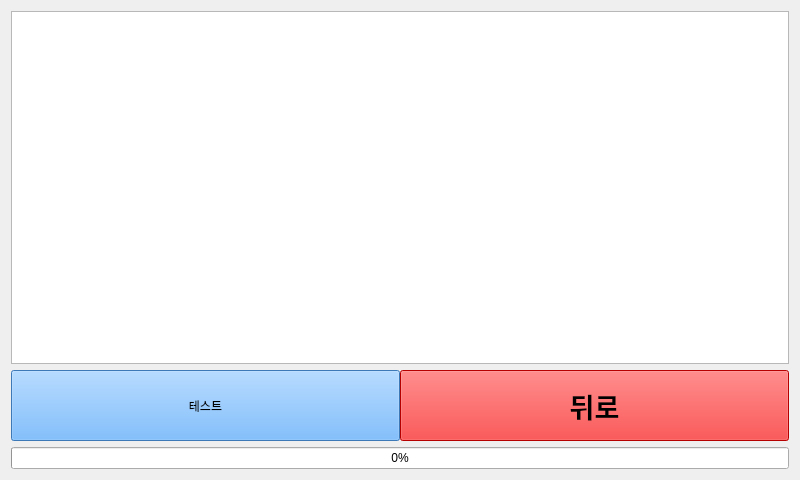
<?xml version="1.0" encoding="UTF-8"?>
<ui version="4.0">
 <class>Form</class>
 <widget class="QWidget" name="Form">
  <property name="geometry">
   <rect>
    <x>0</x>
    <y>0</y>
    <width>800</width>
    <height>480</height>
   </rect>
  </property>
  <property name="sizePolicy">
   <sizepolicy hsizetype="Expanding" vsizetype="Expanding">
    <horstretch>0</horstretch>
    <verstretch>0</verstretch>
   </sizepolicy>
  </property>
  <property name="minimumSize">
   <size>
    <width>400</width>
    <height>240</height>
   </size>
  </property>
  <property name="windowTitle">
   <string>여드름 스캔</string>
  </property>
  <layout class="QGridLayout" name="gridLayout" rowstretch="5,1,0,0">
   <item row="3" column="0">
    <widget class="QProgressBar" name="acne_progress_bar">
     <property name="sizePolicy">
      <sizepolicy hsizetype="Expanding" vsizetype="Preferred">
       <horstretch>0</horstretch>
       <verstretch>0</verstretch>
      </sizepolicy>
     </property>
     <property name="value">
      <number>0</number>
     </property>
    </widget>
   </item>
   <item row="0" column="0">
    <widget class="QGraphicsView" name="acne_media">
     <property name="sizePolicy">
      <sizepolicy hsizetype="Expanding" vsizetype="Preferred">
       <horstretch>0</horstretch>
       <verstretch>0</verstretch>
      </sizepolicy>
     </property>
    </widget>
   </item>
   <item row="1" column="0">
    <layout class="QHBoxLayout" name="horizontalLayout" stretch="0,0">
     <property name="spacing">
      <number>0</number>
     </property>
     <property name="sizeConstraint">
      <enum>QLayout::SetFixedSize</enum>
     </property>
     <property name="topMargin">
      <number>0</number>
     </property>
     <item>
      <widget class="QPushButton" name="pushButton_2">
       <property name="sizePolicy">
        <sizepolicy hsizetype="Preferred" vsizetype="Preferred">
         <horstretch>0</horstretch>
         <verstretch>0</verstretch>
        </sizepolicy>
       </property>
       <property name="styleSheet">
        <string notr="true">background-color: rgb(85, 170, 255);</string>
       </property>
       <property name="text">
        <string>테스트</string>
       </property>
      </widget>
     </item>
     <item>
      <widget class="QPushButton" name="to_back_btn">
       <property name="sizePolicy">
        <sizepolicy hsizetype="Preferred" vsizetype="Preferred">
         <horstretch>0</horstretch>
         <verstretch>0</verstretch>
        </sizepolicy>
       </property>
       <property name="font">
        <font>
         <family>맑은 고딕</family>
         <pointsize>20</pointsize>
         <weight>75</weight>
         <bold>true</bold>
        </font>
       </property>
       <property name="styleSheet">
        <string notr="true">background-color: rgb(255, 0, 0);</string>
       </property>
       <property name="text">
        <string>뒤로</string>
       </property>
      </widget>
     </item>
    </layout>
   </item>
  </layout>
 </widget>
 <resources/>
 <connections/>
</ui>
